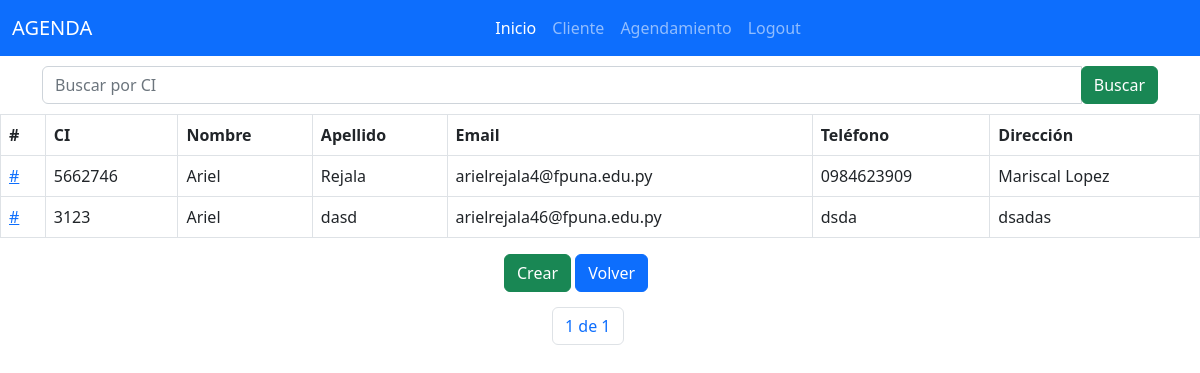
Before: /basic_app/lista_cliente/ with the older database file.
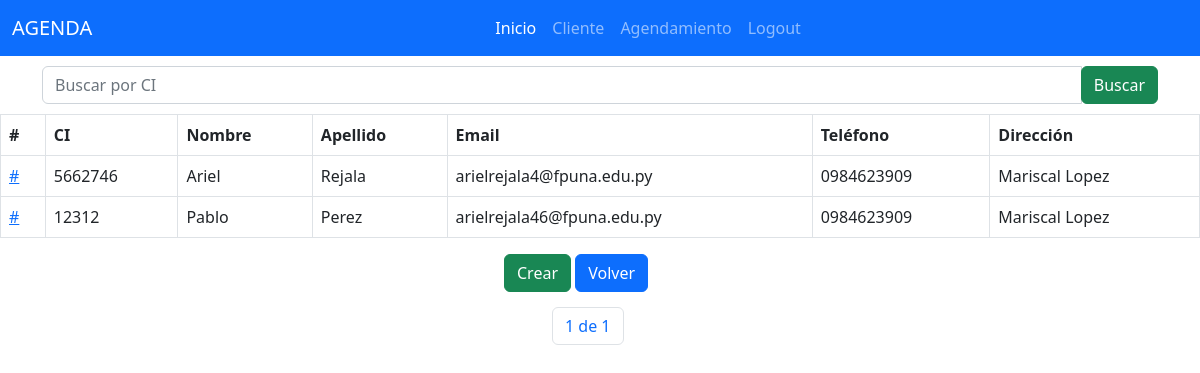
After: the same page with the newer database file.
### basic_app/models.py (models this page shows, shortened)
class Cliente(models.Model):
    ci = models.PositiveIntegerField(unique=True,verbose_name='Cédula de Identidad')
    nombre = models.CharField(max_length=100,default='',verbose_name='Nombre')
    apellido = models.CharField(max_length=100,default='',verbose_name='Apellido')
    email = models.EmailField(max_length=100,default='',verbose_name='Email',unique=True)
    tel = models.CharField(max_length=20,default='',verbose_name='Teléfono')
    direccion = models.CharField(max_length=150,default='',verbose_name="Dirección")

### basic_app/views.py (the view)
# urls.py: path('lista_cliente/',views.lista_cliente.as_view(),name='lista_cliente'),
class lista_cliente(ListView):
    context_object_name = 'lista_cliente'
    model = models.Cliente
    paginate_by = 10
    template_name = 'basic_app/lista_cliente.html'
    def get_queryset(self):
        query = self.request.GET.get('buscar')
        if query:
            object_list = self.model.objects.filter(ci__icontains=query)
        else:
            object_list = self.model.objects.all()
        return object_list

### basic_app/templates/basic_app/lista_cliente.html (shortened to what this page needs)
{% extends 'base.html' %}
{% block head_block %}
  <link href="/static/base.css" type="text/css" rel="stylesheet">
{% endblock %}
{% block body_block %}
  <div class="container">
  <div class="row">
    <div class="col-md-12 search">
      <form method="get">
        <div id="custom-search-input">
          <div class="input-group col-md-12">
            <input type="text" class="form-control" placeholder="Buscar por CI" name="buscar" value='{{ request.GET.buscar }}'>
            <span class="input-group-list">
              <i class="icon icon-search">
                <button type="submit" class="btn btn-success">Buscar</button>
              </i>
            </span>
          </div>
        </div>
      </form>
    </div>
  </div>
</div>
  <table class="table table-bordered">
    <tr>
      <th>#</th>
      <th>CI</th>
      <th>Nombre</th>
      <th>Apellido</th>
      <th>Email</th>
      <th>Teléfono</th>
      <th>Dirección</th>
    </tr>
    {% for cliente in lista_cliente %}
      <tr>
      <td><a href="{% url 'basic_app:detalle_cliente' pk=cliente.id %}">#</a></td>
        <td>{{ cliente.ci }}</td>
        <td>{{ cliente.nombre }}</td>
        <td>{{ cliente.apellido }}</td>
        <td>{{ cliente.email }}</td>
        <td>{{ cliente.tel }}</td>
        <td>{{ cliente.direccion }}</td>
      </tr>
    {% endfor %}
  </table>
  <a href="{% url 'basic_app:crear_cliente' %}" class="btn btn-success" id="crear">Crear</a>
  <a href="{% url 'basic_app:lista_cliente' %}" class="btn btn-primary">Volver</a>
  <nav aria-label="Page navigation example">
      <ul class="pagination">
        <span class="current">
        <li class="page-item"><a class="page-link" href="#">{{ page_obj.number }} de {{ page_obj.paginator.num_pages }}</a></li>
        </span>
    </ul>
</nav>
{% endblock %}

Changed rows visible on the page:
removed Cliente: ci "3123", nombre "Ariel", apellido "dasd", email "arielrejala46@fpuna.edu.py", tel "dsda", direccion "dsadas"
added Cliente: ci "12312", nombre "Pablo", apellido "Perez", email "arielrejala46@fpuna.edu.py", tel "0984623909", direccion "Mariscal Lopez"
